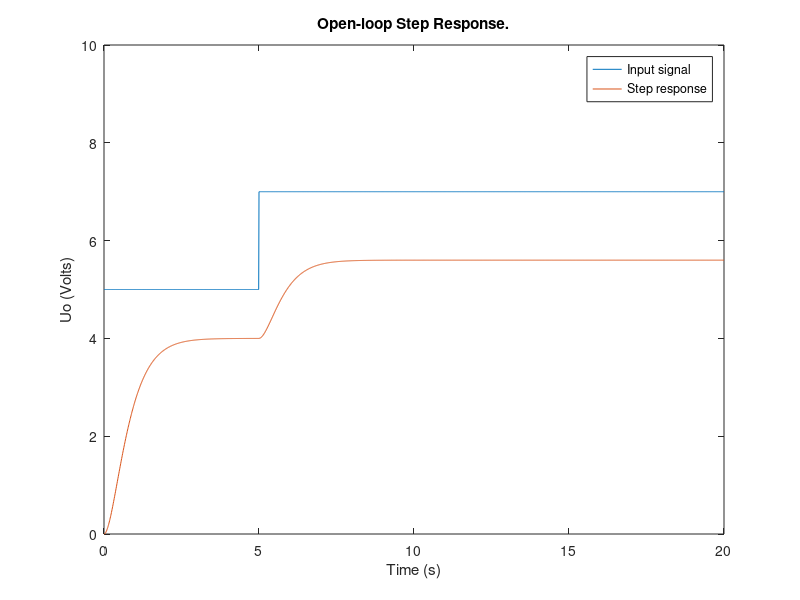
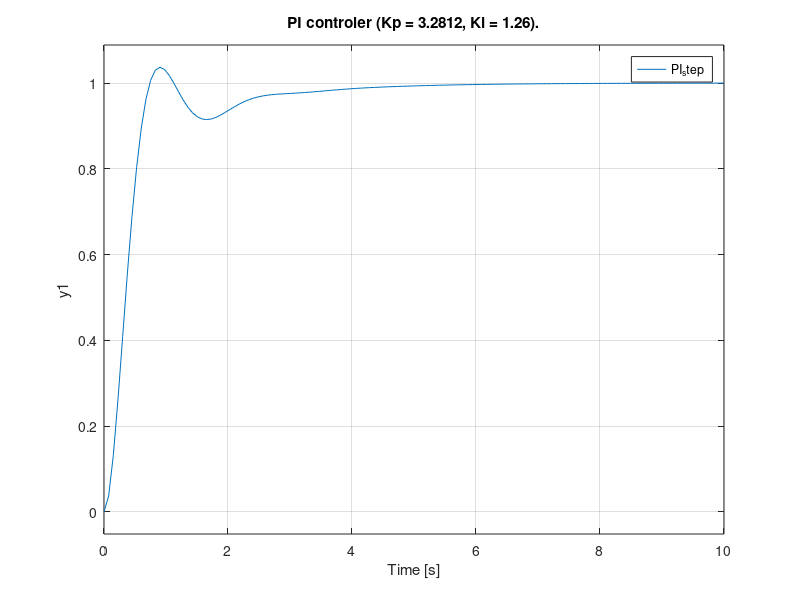
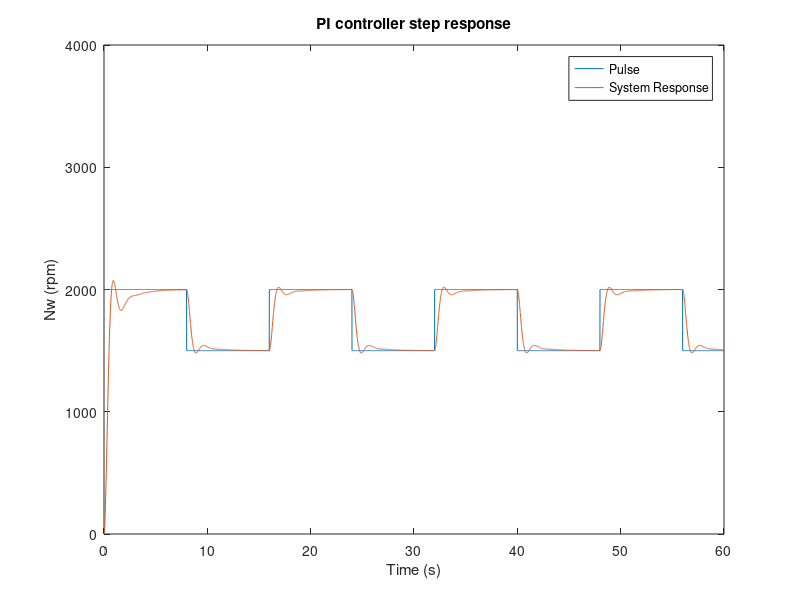

These figures' MATLAB source, in order:
clear all
close all
clc
Ks = 0.8;
Te = 0.14;  %tu
Tb = 1.05;  %tg

T1 = 0.37*Tb;
T2 = 3.33*Te;

sys  = Ks * tf(1, [T1 1]) * tf(1, [T2 1])

% D.1

figure('Name','Transfer function')
% [y,t] = step(sys);
t=0:0.01:20;
for k=1:length(t)
    if(t(k)<5)
        y(k) = 5;
    else
        y(k) = 7;
    end
end
plot(t, y);
hold on
st = lsim(sys,y,t);
plot(t, st);
title('Open-loop Step Response.');
ylabel('Uo (Volts)');
xlabel('Time (s)'); 
legend('Input signal', 'Step response')
axis([0 20 0 10])
hold off

        % PI contoller
%///Parameters
disp('pi')
Kp = (0.35*Tb)/(Ks*Te);
Ti = 1.2*Tb;
%\\\
figure('Name','PI controller')
PID_controller = pidstd(Kp, Ti);
m = feedback(PID_controller*sys,1);
step(m)
title(['PI controler (Kp = ' num2str(Kp) ', Ki = ' num2str(Ti)  ').']);
legend('PI_step')


%D.2
f = 1/16;
t1=0:0.01:60;
pulse = 500*square(2*pi*f*t1)/2 + 1750;
figure('Name','Step response')
plot(t1, pulse)
axis([0 60 0 4000])
hold on
resp = lsim(m,pulse,t1);
plot(t1, resp) 
title('PI controller step response')
legend('Pulse', 'System Response')
xlabel('Time (s)'); 
ylabel('Nw (rpm)'); 
e = resp - (pulse.');

% Errors
iea = trapz(t1,abs(e));          % IAE trapz=numerical integration 
ise = trapz(t1,e.^2);            % ISE 
itae = trapz(t1, t1'.*abs(e));     % ITAE
itse = trapz(t1,t1'.*(e.^2));      % ITSE


